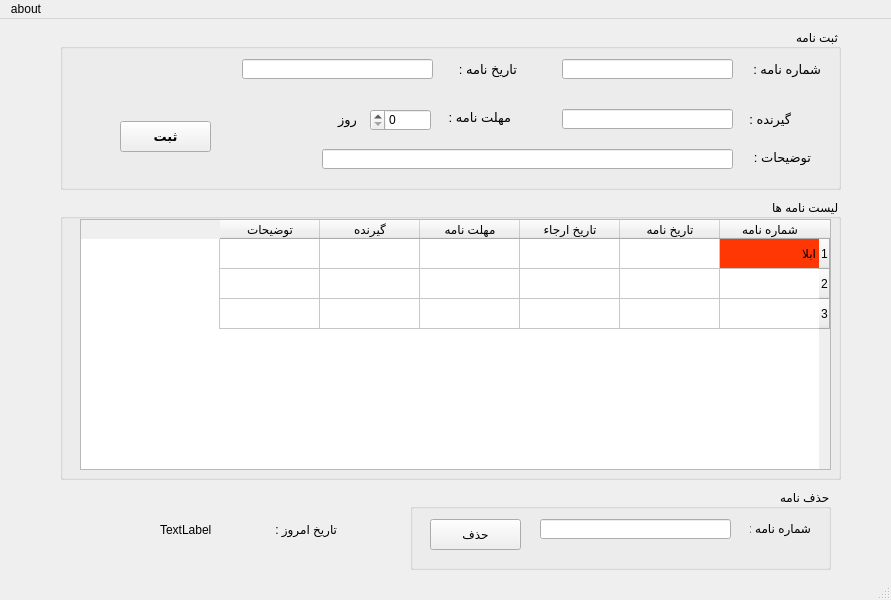
<?xml version="1.0" encoding="UTF-8"?>
<ui version="4.0">
 <class>MainWindow</class>
 <widget class="QMainWindow" name="MainWindow">
  <property name="geometry">
   <rect>
    <x>0</x>
    <y>0</y>
    <width>891</width>
    <height>600</height>
   </rect>
  </property>
  <property name="windowTitle">
   <string>پیگیری نامه ها</string>
  </property>
  <widget class="QWidget" name="centralwidget">
   <widget class="QGroupBox" name="groupBox_3">
    <property name="geometry">
     <rect>
      <x>60</x>
      <y>180</y>
      <width>781</width>
      <height>281</height>
     </rect>
    </property>
    <property name="layoutDirection">
     <enum>Qt::RightToLeft</enum>
    </property>
    <property name="title">
     <string>لیست نامه ها</string>
    </property>
    <widget class="QTableWidget" name="tableWidget">
     <property name="geometry">
      <rect>
       <x>20</x>
       <y>20</y>
       <width>751</width>
       <height>251</height>
      </rect>
     </property>
     <property name="layoutDirection">
      <enum>Qt::RightToLeft</enum>
     </property>
     <property name="horizontalScrollBarPolicy">
      <enum>Qt::ScrollBarAlwaysOff</enum>
     </property>
     <property name="editTriggers">
      <set>QAbstractItemView::NoEditTriggers</set>
     </property>
     <property name="sortingEnabled">
      <bool>true</bool>
     </property>
     <property name="rowCount">
      <number>3</number>
     </property>
     <property name="columnCount">
      <number>6</number>
     </property>
     <row/>
     <row/>
     <row/>
     <column>
      <property name="text">
       <string>شماره نامه</string>
      </property>
     </column>
     <column>
      <property name="text">
       <string>تاریخ نامه</string>
      </property>
     </column>
     <column>
      <property name="text">
       <string>تاریخ ارجاء</string>
      </property>
     </column>
     <column>
      <property name="text">
       <string>مهلت نامه</string>
      </property>
     </column>
     <column>
      <property name="text">
       <string>گیرنده</string>
      </property>
     </column>
     <column>
      <property name="text">
       <string>توضیحات</string>
      </property>
     </column>
     <item row="0" column="0">
      <property name="text">
       <string>ابلا</string>
      </property>
      <property name="background">
       <brush brushstyle="SolidPattern">
        <color alpha="255">
         <red>255</red>
         <green>55</green>
         <blue>5</blue>
        </color>
       </brush>
      </property>
      <property name="foreground">
       <brush brushstyle="NoBrush">
        <color alpha="255">
         <red>0</red>
         <green>0</green>
         <blue>0</blue>
        </color>
       </brush>
      </property>
     </item>
     <item row="0" column="1">
      <property name="text">
       <string/>
      </property>
      <property name="foreground">
       <brush brushstyle="SolidPattern">
        <color alpha="255">
         <red>0</red>
         <green>0</green>
         <blue>0</blue>
        </color>
       </brush>
      </property>
     </item>
    </widget>
   </widget>
   <widget class="QGroupBox" name="groupBox">
    <property name="geometry">
     <rect>
      <x>60</x>
      <y>10</y>
      <width>781</width>
      <height>161</height>
     </rect>
    </property>
    <property name="layoutDirection">
     <enum>Qt::RightToLeft</enum>
    </property>
    <property name="title">
     <string>ثبت نامه</string>
    </property>
    <widget class="QLabel" name="label">
     <property name="geometry">
      <rect>
       <x>690</x>
       <y>30</y>
       <width>71</width>
       <height>20</height>
      </rect>
     </property>
     <property name="font">
      <font>
       <pointsize>10</pointsize>
      </font>
     </property>
     <property name="text">
      <string>شماره نامه :</string>
     </property>
    </widget>
    <widget class="QLineEdit" name="lineEdit">
     <property name="geometry">
      <rect>
       <x>502</x>
       <y>30</y>
       <width>171</width>
       <height>20</height>
      </rect>
     </property>
    </widget>
    <widget class="QLabel" name="label_2">
     <property name="geometry">
      <rect>
       <x>690</x>
       <y>80</y>
       <width>41</width>
       <height>20</height>
      </rect>
     </property>
     <property name="font">
      <font>
       <pointsize>10</pointsize>
      </font>
     </property>
     <property name="text">
      <string>گیرنده :</string>
     </property>
    </widget>
    <widget class="QLineEdit" name="lineEdit_2">
     <property name="geometry">
      <rect>
       <x>502</x>
       <y>80</y>
       <width>171</width>
       <height>20</height>
      </rect>
     </property>
    </widget>
    <widget class="QLabel" name="label_3">
     <property name="geometry">
      <rect>
       <x>396</x>
       <y>30</y>
       <width>61</width>
       <height>20</height>
      </rect>
     </property>
     <property name="font">
      <font>
       <pointsize>10</pointsize>
      </font>
     </property>
     <property name="text">
      <string>تاریخ نامه :</string>
     </property>
    </widget>
    <widget class="QLineEdit" name="lineEdit_3">
     <property name="geometry">
      <rect>
       <x>182</x>
       <y>30</y>
       <width>191</width>
       <height>20</height>
      </rect>
     </property>
    </widget>
    <widget class="QSpinBox" name="spinBox">
     <property name="geometry">
      <rect>
       <x>310</x>
       <y>80</y>
       <width>61</width>
       <height>22</height>
      </rect>
     </property>
    </widget>
    <widget class="QLabel" name="label_4">
     <property name="geometry">
      <rect>
       <x>380</x>
       <y>80</y>
       <width>71</width>
       <height>16</height>
      </rect>
     </property>
     <property name="font">
      <font>
       <pointsize>10</pointsize>
      </font>
     </property>
     <property name="text">
      <string>مهلت نامه :</string>
     </property>
    </widget>
    <widget class="QLabel" name="label_5">
     <property name="geometry">
      <rect>
       <x>690</x>
       <y>120</y>
       <width>61</width>
       <height>16</height>
      </rect>
     </property>
     <property name="font">
      <font>
       <pointsize>10</pointsize>
      </font>
     </property>
     <property name="text">
      <string>توضیحات :</string>
     </property>
    </widget>
    <widget class="QLineEdit" name="lineEdit_4">
     <property name="geometry">
      <rect>
       <x>262</x>
       <y>120</y>
       <width>411</width>
       <height>20</height>
      </rect>
     </property>
    </widget>
    <widget class="QLabel" name="label_6">
     <property name="geometry">
      <rect>
       <x>250</x>
       <y>80</y>
       <width>47</width>
       <height>21</height>
      </rect>
     </property>
     <property name="font">
      <font>
       <pointsize>10</pointsize>
      </font>
     </property>
     <property name="text">
      <string>روز</string>
     </property>
    </widget>
    <widget class="QPushButton" name="pushButton">
     <property name="geometry">
      <rect>
       <x>60</x>
       <y>92</y>
       <width>91</width>
       <height>31</height>
      </rect>
     </property>
     <property name="font">
      <font>
       <pointsize>10</pointsize>
       <weight>75</weight>
       <bold>true</bold>
      </font>
     </property>
     <property name="text">
      <string>ثبت</string>
     </property>
    </widget>
   </widget>
   <widget class="QGroupBox" name="groupBox_2">
    <property name="geometry">
     <rect>
      <x>410</x>
      <y>470</y>
      <width>421</width>
      <height>81</height>
     </rect>
    </property>
    <property name="layoutDirection">
     <enum>Qt::RightToLeft</enum>
    </property>
    <property name="title">
     <string>حذف نامه</string>
    </property>
    <widget class="QLabel" name="label_7">
     <property name="geometry">
      <rect>
       <x>340</x>
       <y>19</y>
       <width>61</width>
       <height>41</height>
      </rect>
     </property>
     <property name="text">
      <string>شماره نامه :</string>
     </property>
    </widget>
    <widget class="QLineEdit" name="lineEdit_5">
     <property name="geometry">
      <rect>
       <x>130</x>
       <y>30</y>
       <width>191</width>
       <height>20</height>
      </rect>
     </property>
    </widget>
    <widget class="QPushButton" name="pushButton_2">
     <property name="geometry">
      <rect>
       <x>20</x>
       <y>30</y>
       <width>91</width>
       <height>31</height>
      </rect>
     </property>
     <property name="text">
      <string>حذف</string>
     </property>
    </widget>
   </widget>
   <widget class="QLabel" name="label_8">
    <property name="geometry">
     <rect>
      <x>266</x>
      <y>500</y>
      <width>71</width>
      <height>20</height>
     </rect>
    </property>
    <property name="text">
     <string>تاریخ امروز :</string>
    </property>
   </widget>
   <widget class="QLabel" name="label_9">
    <property name="geometry">
     <rect>
      <x>160</x>
      <y>500</y>
      <width>111</width>
      <height>21</height>
     </rect>
    </property>
    <property name="text">
     <string>TextLabel</string>
    </property>
   </widget>
   <zorder>groupBox</zorder>
   <zorder>groupBox_3</zorder>
   <zorder>groupBox_2</zorder>
   <zorder>label_8</zorder>
   <zorder>label_9</zorder>
  </widget>
  <widget class="QMenuBar" name="menubar">
   <property name="geometry">
    <rect>
     <x>0</x>
     <y>0</y>
     <width>891</width>
     <height>21</height>
    </rect>
   </property>
   <widget class="QMenu" name="menuabout">
    <property name="title">
     <string>about</string>
    </property>
    <addaction name="actioncreator"/>
   </widget>
   <addaction name="menuabout"/>
  </widget>
  <widget class="QStatusBar" name="statusbar"/>
  <action name="actioncreator">
   <property name="text">
    <string>creator</string>
   </property>
  </action>
 </widget>
 <resources/>
 <connections/>
</ui>
